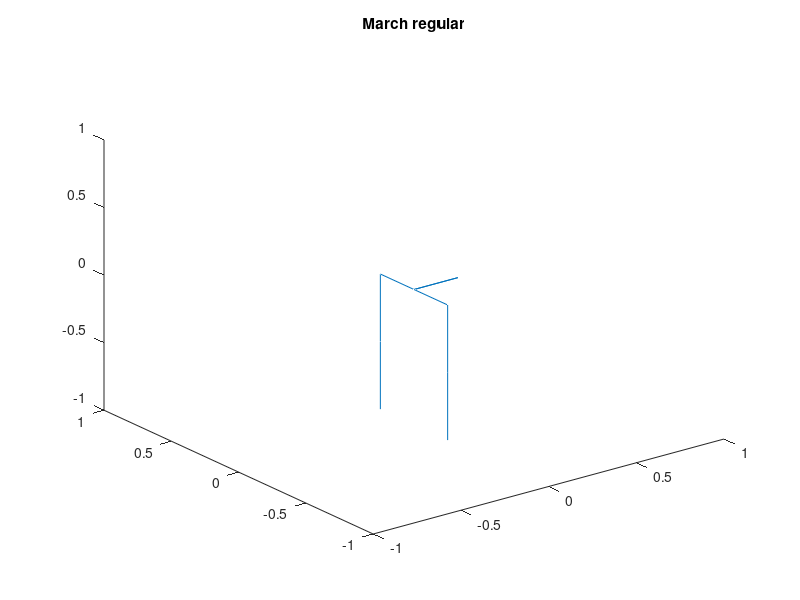
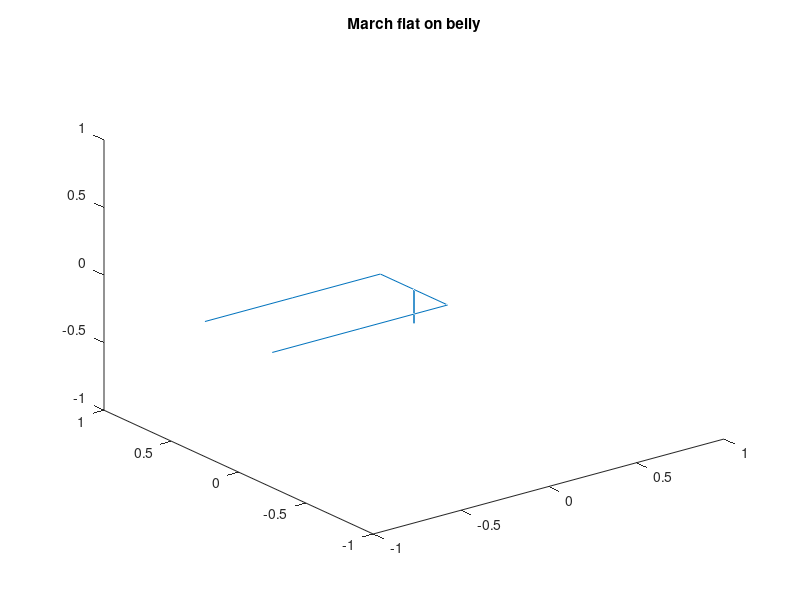
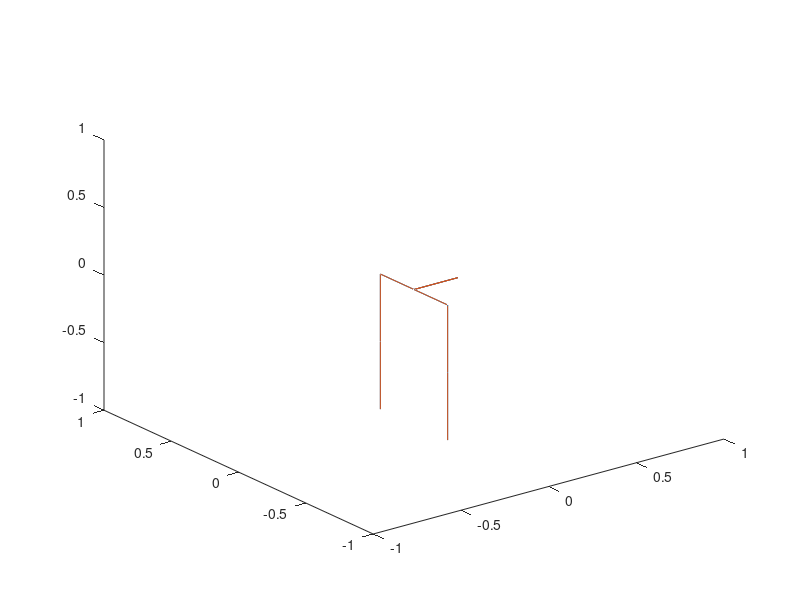

These figures' MATLAB source, in order: (Note: this script raises an error after producing the figures.)
% march angles: 
% left foot, left knee, left hip,
% center, in front of center, center
% right hip, right knee, right foot

% stances: 
% reg: regular
% FOB: front on belly
% 

marchRegX = [ 0     0     0    0 0.25 0  0    0     0];
marchRegY = [-0.25 -0.25 -0.25 0 0    0  0.25 0.25  0.25];
marchRegZ = [-1    -0.5   0    0 0    0  0   -0.5  -1];
marchReg = [marchRegX; marchRegY; marchRegZ];
plot3(marchRegX, marchRegY, marchRegZ);
axis([-1 1 -1 1 -1 1]);
title('March regular')

marchFOB = roty(90) * marchReg; % -90 because the rotation needed as seen from the positive x-axis is clockwise, and counterclockwise is negative
figure;
plot3(marchFOB(1,:),marchFOB(2,:),marchFOB(3,:));
axis([-1 1 -1 1 -1 1]);
title('March flat on belly')

imuAnglesMarchReg = roty(90);
corrRotation = roty(90);
mirror=diag([1 1 1]);
coordTransform = mirror*corrRotation;
figure;
plot3(marchRegX, marchRegY, marchRegZ);
hold on;
imuMarchReg = imuAnglesMarchReg\coordTransform*marchReg;
plot3(imuMarchReg(1,:), imuMarchReg(2,:), imuMarchReg(3,:));
hold off;
axis([-1 1 -1 1 -1 1]);

imuAnglesMarchFOB = eul2rotm([0 0 0]);
figure;
plot3(marchFOB(1,:),marchFOB(2,:),marchFOB(3,:));
hold on;
imuMarchFOB = imuAnglesMarchFOB\coordTransform*marchReg;
plot3(imuMarchFOB(1,:), imuMarchFOB(2,:), imuMarchFOB(3,:));
hold off;
axis([-1 1 -1 1 -1 1]);

